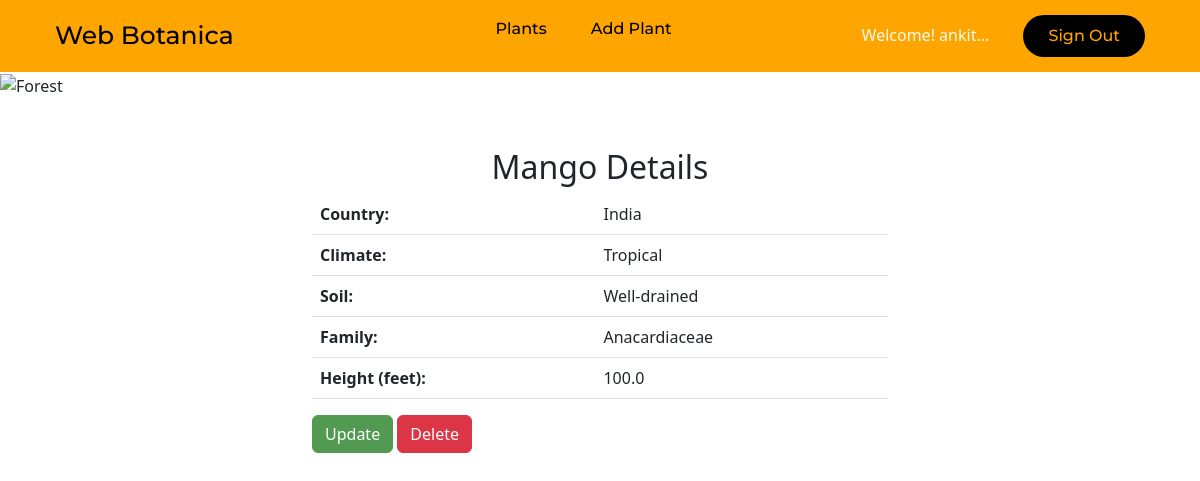
The app's page /plants/4/ (signed in) with its own data.
### plants/models.py (models this page shows)
class Plant(models.Model): # each class variable represents a database i.e. table field in the model
    name = models.CharField(max_length=200)
    country = models.CharField(max_length=50)
    climate = models.CharField(max_length=200)
    soil = models.CharField(max_length=200)
    family = models.CharField(max_length=200)
    height = models.FloatField()
    user_id = models.CharField(max_length=100, null=True)
    def __str__(self):
        return self.name + "- " + self.country

### plants/views.py (the view)
# urls.py: path('<int:plant_id>/', views.show, name='show'),
def show(request, plant_id):
    if request.user.is_authenticated:
        current_user=request.user
        try:
            plant = Plant.objects.get(pk=plant_id)
            print(plant);
        except Plant.DoesNotExist:
            raise Http404("Plant does not exist")
        return render(request, 'plants/show.html', {'plant': plant})
    else:
        return redirect("/")

### plants/templates/plants/show.html (shortened to what this page needs)
{% extends "plants/base_generic.html" %}
{% block content %}
<img class="banner" src="https://cdn.pixabay.com/photo/2017/01/30/16/11/sunset-2021266_1280.jpg" alt="Forest">
<div class="content container">
<h2 class="text-center">{{plant.name}} Details</h2>
<table class="table ">
     <thea >
     <tbody>
         <tr>
             <td><b>Country:</b></td>
             <td>{{plant.country}}</td>
         </tr>
         <tr>
             <td><b>Climate:</b></td>
             <td>{{plant.climate}}</td>
         </tr>
         <tr>
             <td><b>Soil:</b></td>
             <td>{{plant.soil}}</td>
         </tr>
         <tr>
             <td><b>Family:</b></td>
             <td>{{plant.family}}</td>
         </tr>
         <tr>
             <td><b>Height (feet):</b></td>
             <td>{{plant.height}}</td>
         </tr>
     </tbody>
 </table>
 <a class="btn btn-success" href="/update/{{ plant.id }}">Update</a>
 <a class="btn btn-danger" href="/delete/{{ plant.id }}">Delete</a>
 </div>
 {% endblock content %}

### plants/templates/plants/base_generic.html (shortened to what this page needs)
{% load static %}
<!DOCTYPE html>
<html>
<head>
    <link rel="stylesheet" href="{% static '/styles.css' %}" />
    <link href="https://cdn.jsdelivr.net/npm/bootstrap@5.3.0-alpha3/dist/css/bootstrap.min.css" rel="stylesheet">
</head>
<body>
    <header>
        <div class="heading"><a> Web Botanica</a></div>
        <nav>
            <ul class="nav_links">
                {% if user.is_authenticated %}
                <div class="barlinks">
                <li><a href="/plants">Plants</a></li>
                <li><a href="/plants/add_plant">Add Plant</a></li>
                </div>
                {% endif %}
            </ul>
        </nav>
        <div class="signin_button">
            {% if user.is_authenticated %}
                <div class="greetings"> Welcome! {{user.username}}...
                <a href="{% url 'sign_out' %}"><button>Sign Out</button></a>
            {% else %}
                <a href="{% url 'sign_in' %}"><button>Sign In</button></a>
            {% endif %}
        </div>
    </header>
    <main>
        {% block content %}{% endblock %}
    </main>
</body>
</html>

### static/styles.css (style rules this page uses)
* { box-sizing: border-box; margin: 0; padding: 0; }
.banner { height: 300px; width: 100%; object-fit: cover; object-position: bottom; }
.greetings { color: #EDFBF1; }
.heading a { font-family: "Montserrat", sans-serif; font-weight: 500; font-size: 25px; color: #D4F6DD; text-decoration: none; }
header { display: flex; justify-content: space-between; align-items: center; padding: 30px 10%; background: #156d74; }
.nav_links { list-style: none; }
.nav_links li { display: inline-block; padding: 0px 20px; }
.nav_links li a { font-family: "Montserrat", sans-serif; font-weight: 500; font-size: 16px; color: #57BB72; text-decoration: none; }
.nav_links li a { transition: all 0.3s ease 0s; }
.signin_button button { font-family: "Montserrat", sans-serif; font-weight: 500; font-size: 16px; color: #57BB72; text-decoration: none; }
.signin_button button { padding: 9px 25px; background-color: rgba(0,0,0,1); border: none; border-radius: 50px; cursor: pointer; transition: all 0.3s ease 0s; }
a { text-decoration: none !important; color: orange !important; }
header { background: orange; padding: 15px; }
.heading a { color: black !important; padding: 40px; }
.greetings a { margin-left: 30px; padding-right: 40px; }
.content.container { width: 50%; margin: 0 auto; margin-top: 50px; }
a.btn.btn-success { color: white !important; background: #529a52; border-color: #529a52; }
a.btn.btn-danger { color: white !important; }
.signin_button button { color: orange !important; }
.barlinks a { color: black !important; }

### records on screen
Plant: name "Mango", country "India", climate "Tropical", soil "Well-drained", family "Anacardiaceae", height "100.0"

### other values on screen
{{ user.username }} "ankit"
